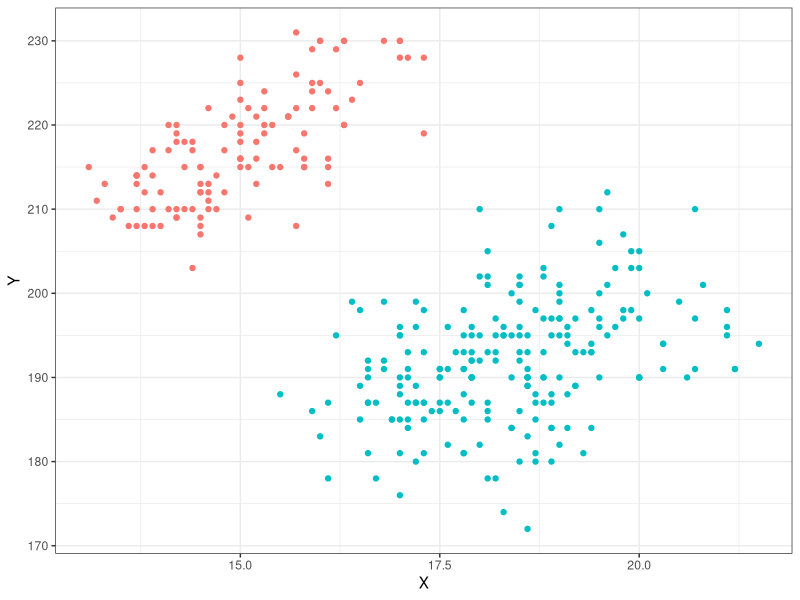
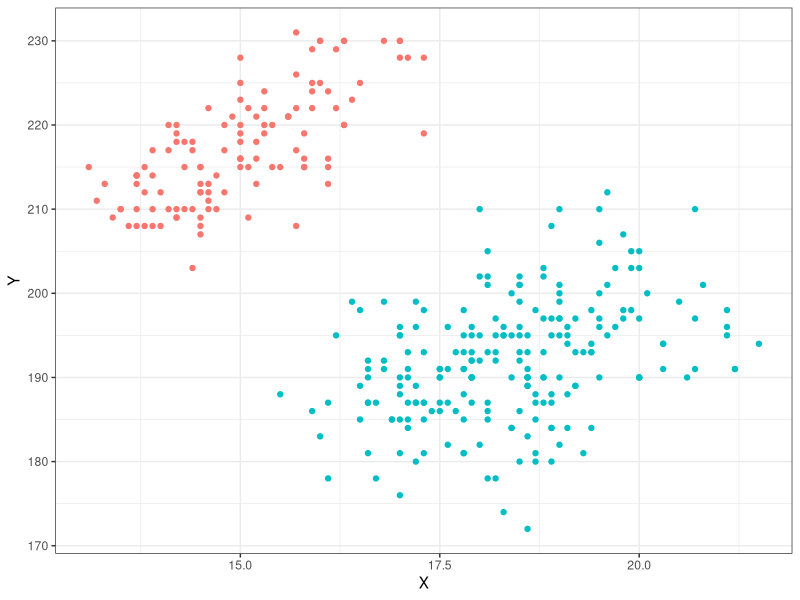
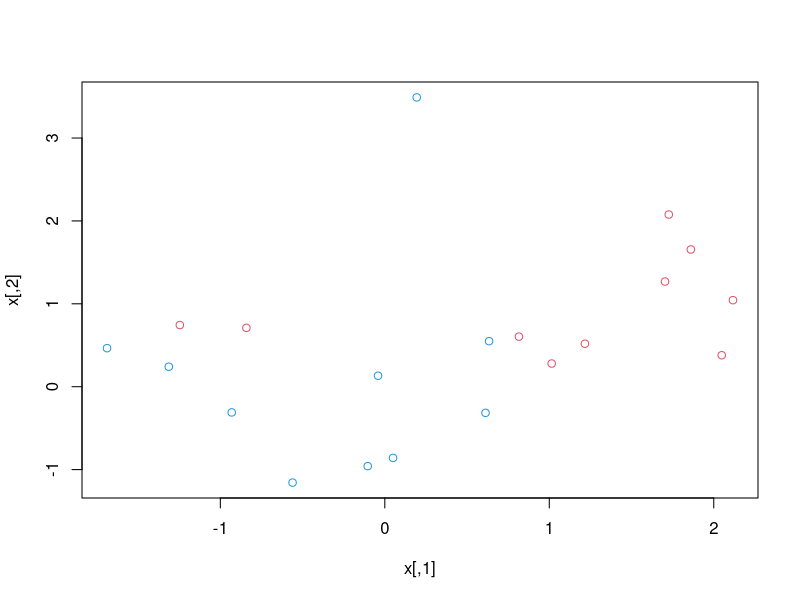
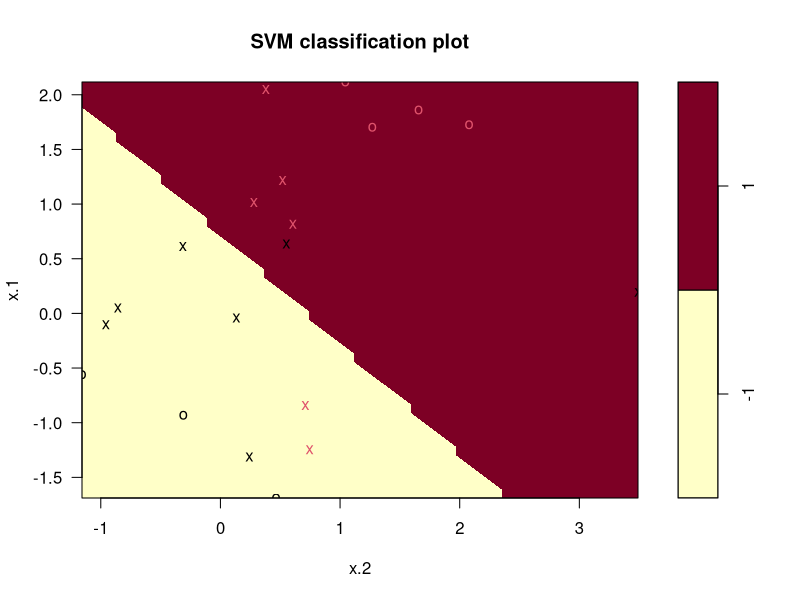
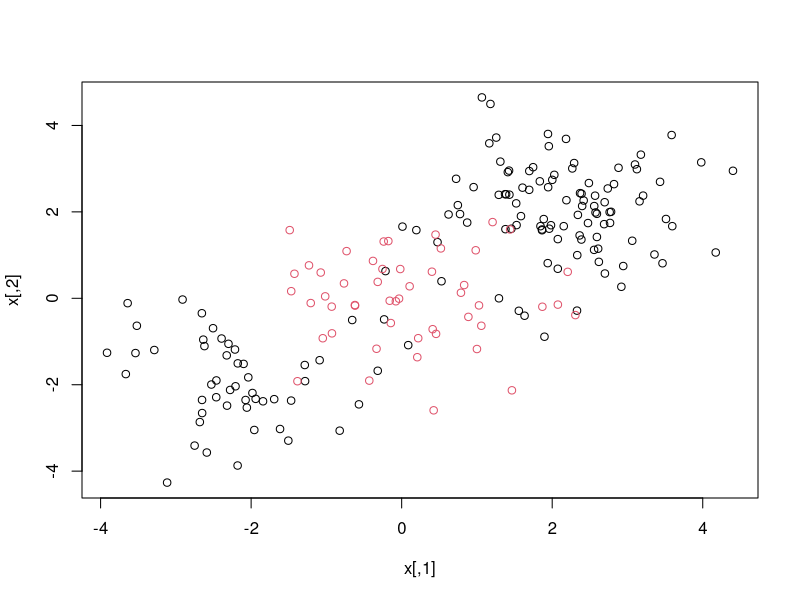
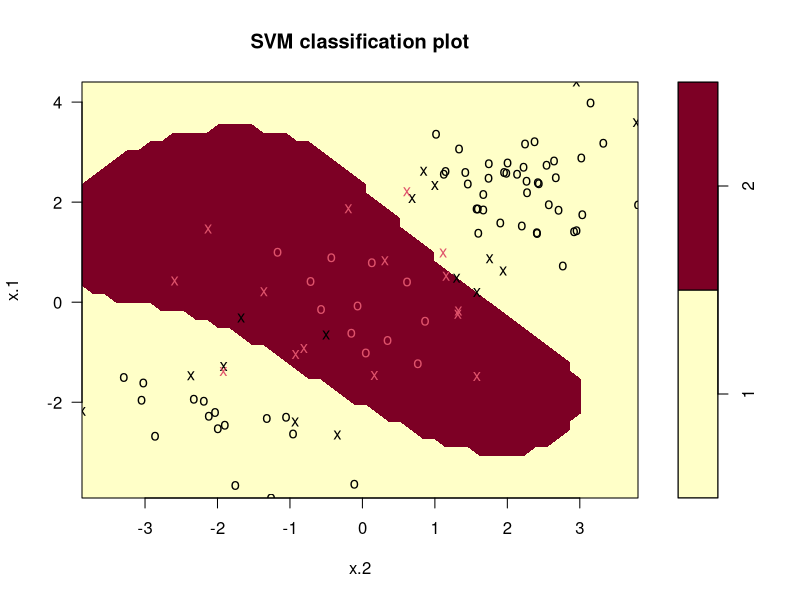

Write R code to recreate these figures, in order.
## ---- chunk 1
#| echo: false
#| eval: true
library(palmerpenguins)
library(tidyverse)
library(magrittr)
penguins %<>% mutate(gentoo = ifelse(species == "Gentoo", "A", "B")) %>%  drop_na()
penguins %>% ggplot(aes(x = bill_depth_mm, y = flipper_length_mm, color = gentoo)) +
  geom_point() + theme_bw() + xlab("X") + ylab("Y") + theme(legend.position = "none") 
## ---- chunk 2
#| echo: false
#| eval: true
library(palmerpenguins)
library(tidyverse)
library(magrittr)
penguins %<>% mutate(gentoo = ifelse(species == "Gentoo", "A", "B")) %>%  drop_na()
penguins %>% ggplot(aes(x = bill_depth_mm, y = flipper_length_mm, color = gentoo)) +
  geom_point() + theme_bw() + xlab("X") + ylab("Y") + theme(legend.position = "none") 
## ---- chunk 3
x <- matrix ( rnorm (20 * 2) , ncol = 2)
y <- c( rep (-1, 10) , rep (1, 10) )
x[y == 1, ] <- x[y == 1, ] + 1
plot (x, col = (3 - y))
## ---- chunk 4
dat <- data.frame (x = x, y = as.factor(y))
library(e1071)
svmfit <- svm (y ~ ., data = dat , kernel = "linear",
cost = 10, scale = FALSE )
plot(svmfit, dat)
## ---- chunk 5
svmfit$index
## ---- chunk 6
summary(svmfit)
## ---- chunk 7
set.seed(2434)
tune.out <- tune(svm, y ~ ., data = dat, kernel = "linear",
                 ranges = list(cost = c(0.001, 0.01, 0.1, 1, 5, 10, 100)))
## ---- chunk 8
summary(tune.out)
## ---- chunk 9
bestmod <- tune.out$best.model
summary(bestmod)
## ---- chunk 10
xtest <- matrix(rnorm(20 * 2), ncol = 2)
ytest <- sample(c(-1, 1), 20, rep = TRUE)
xtest[ytest == 1,] <- xtest[ytest == 1, ] + 1
testdat <- data.frame (x = xtest , y = as.factor(ytest))
## ---- chunk 11
ypred <- predict(bestmod, testdat)
table(pred = ypred, truth = testdat$y)
## ---- chunk 12
set.seed(1)
x <- matrix(rnorm(200 * 2), ncol = 2)
x[1:100, ] <- x[1:100, ] + 2
x[101:150, ] <- x[101:150 , ] - 2
y <- c(rep(1, 150), rep(2, 50))
dat <- data.frame (x = x, y = as.factor(y))
## ---- chunk 13
plot(x,col=y)
## ---- chunk 14
library(e1071)
train <- sample(200, 100)
svmfit <- svm(y ~ ., 
              data = dat[train, ], 
              kernel = "radial",
              gamma = 1, 
              cost = 1)
plot(svmfit, dat[train, ])
